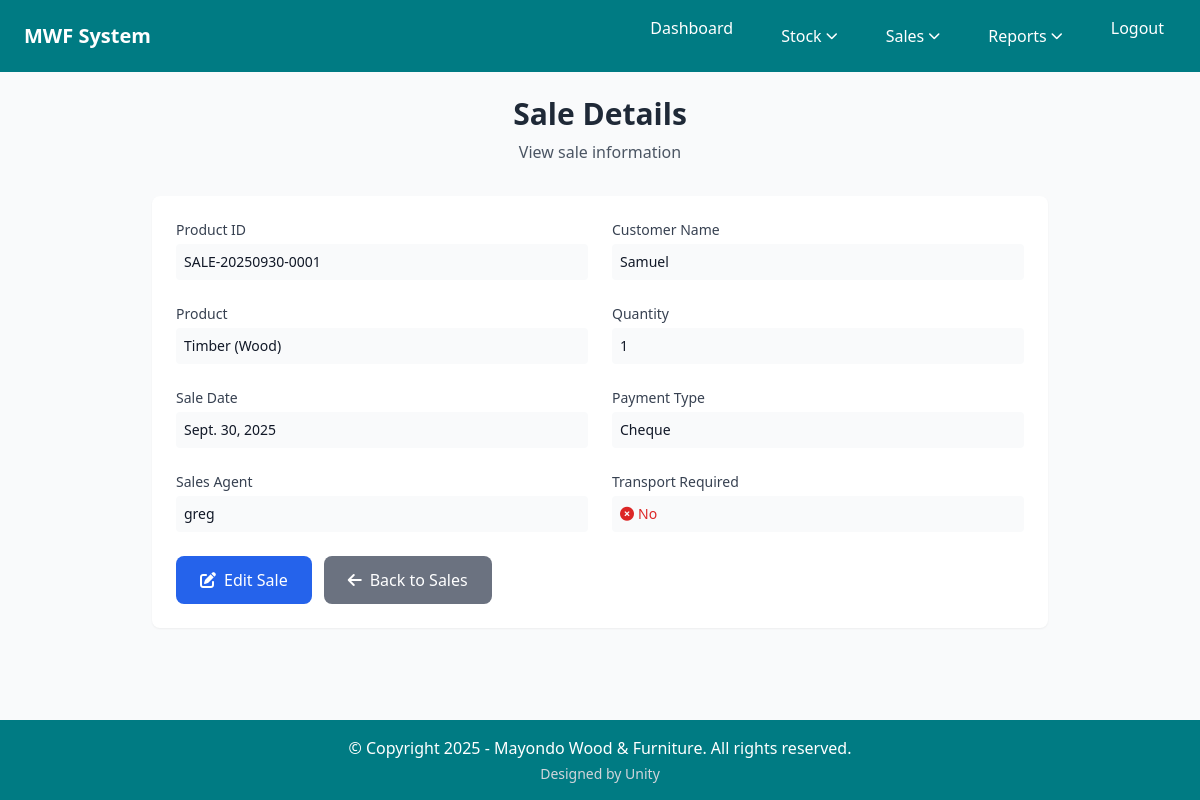
/view/31/ (signed in), run on an earlier commit of the app's database.
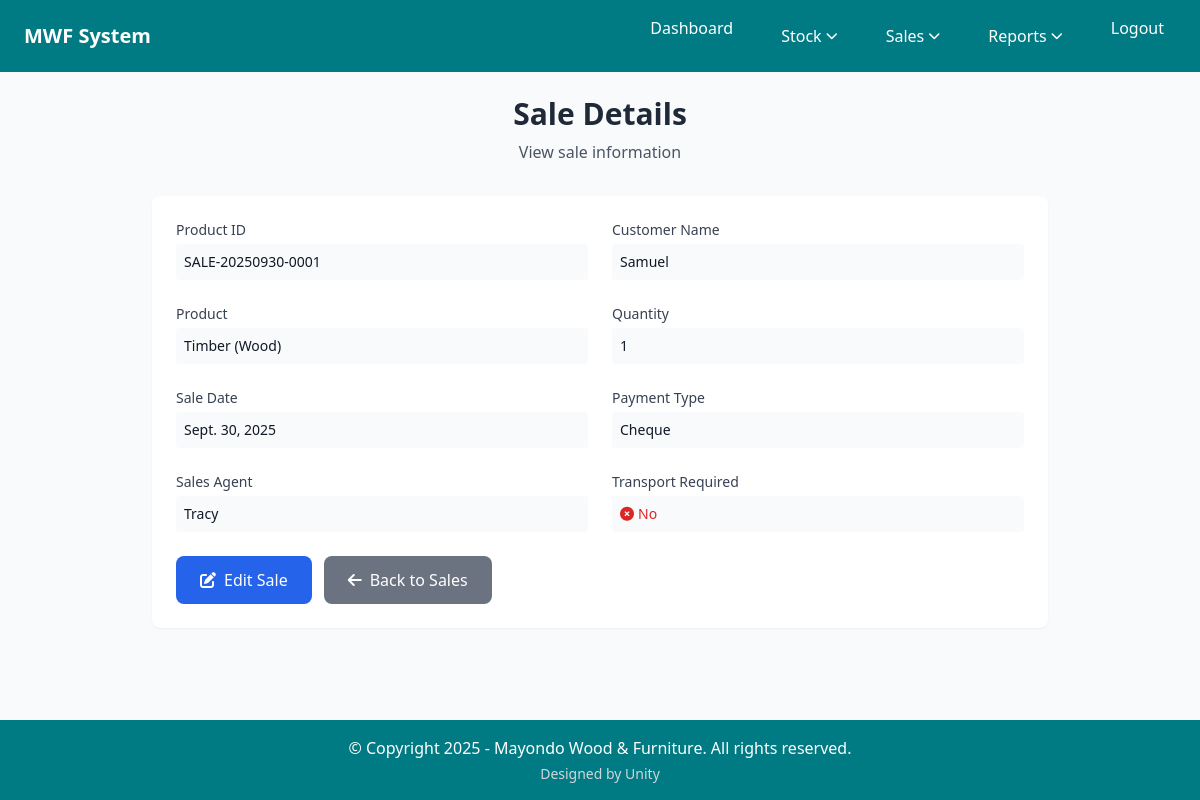
And on a later commit of the database.
### home/models.py (models this page shows, shortened)
class Sale(models.Model):
    CUSTOMER_CHOICES = [('Timber', 'Timber'), ('Sofa', 'Sofa'),('Tables','Tables'),('Cupboards','Cupboards'),('Drawer','Drawer'),('Poles','Poles')]
    PRODUCT_TYPE_CHOICES = [('Wood', 'Wood'), ('Furniture', 'Furniture')]
    PAYMENT_CHOICES = [('Cash', 'Cash'), ('Cheque','Cheque'), ('Bank Overdraft','Bank Overdraft')]
    product_id = models.CharField(max_length=50, blank=True, unique=True)
    product_ref = models.ForeignKey(Product, on_delete=models.PROTECT, null=True, blank=True,
                                   help_text="Select product from catalog")
    customer_name = models.CharField(max_length=100)
    product_name = models.TextField(choices = CUSTOMER_CHOICES, null=True, blank=True)
    product_type = models.CharField(max_length=20, choices=PRODUCT_TYPE_CHOICES, null=True, blank=True)
    quantity = models.IntegerField()  # Number of items sold
    date = models.DateField(null=False)  # When the sale occurred
    payment_type = models.TextField(choices = PAYMENT_CHOICES)  # How customer paid
    sales_agent = models.CharField(max_length=50)  # Employee who made the sale
    transport_required = models.BooleanField(default=False)  # Delivery needed (checkbox)

### home/views.py (the view)
# urls.py: path('view/<str:product_id>/', viewSingleSale, name='view_sale'),     # View individual sale
@login_required
@user_passes_test(is_employee_or_manager)
def viewSingleSale(request, product_id):
    sale = get_object_or_404(Sale, id=product_id)
    context = {'sale': sale}  # Simple and clean - no form needed!
    return render(request, 'view_sale.html', context)

### home/context_processors.py (called while the page is built)
def user_roles(request):
    context = {
        'is_manager': False,
        'is_employee': False,
    }
    if request.user.is_authenticated:
        context['is_manager'] = request.user.groups.filter(name="Manager").exists()
        context['is_employee'] = request.user.groups.filter(name="Employee").exists()
    return context

### home/views.py (called while the page is built)
def is_employee_or_manager(user):
    return user.is_authenticated and user.groups.filter(name__in=['Manager', 'Employee']).exists()

### home/templates/view_sale.html (shortened to what this page needs)
{% extends 'base.html' %}
{% load crispy_forms_tags %}
{% block content %}
    <div class="max-w-4xl mx-auto">
        <div class="text-center mb-8">
            <h1 class="text-3xl font-bold text-gray-800">Sale Details</h1>
            <p class="text-gray-600 mt-2">View sale information</p>
        </div>
        <div class="bg-white p-6 rounded-lg shadow-sm">
            <div class="grid grid-cols-1 md:grid-cols-2 gap-6">
                <div>
                    <label class="block text-sm font-medium text-gray-700">Product ID</label>
                    <p class="mt-1 text-sm text-gray-900 bg-gray-50 p-2 rounded">{{ sale.product_id }}</p>
                </div>
                <div>
                    <label class="block text-sm font-medium text-gray-700">Customer Name</label>
                    <p class="mt-1 text-sm text-gray-900 bg-gray-50 p-2 rounded">{{ sale.customer_name }}</p>
                </div>
                <div>
                    <label class="block text-sm font-medium text-gray-700">Product</label>
                    <p class="mt-1 text-sm text-gray-900 bg-gray-50 p-2 rounded">
                        {% if sale.product_ref %}
                            {{ sale.product_ref }}
                        {% else %}
                            {{ sale.product_name }} ({{ sale.product_type }})
                        {% endif %}
                    </p>
                </div>
                <div>
                    <label class="block text-sm font-medium text-gray-700">Quantity</label>
                    <p class="mt-1 text-sm text-gray-900 bg-gray-50 p-2 rounded">{{ sale.quantity }}</p>
                </div>
                <div>
                    <label class="block text-sm font-medium text-gray-700">Sale Date</label>
                    <p class="mt-1 text-sm text-gray-900 bg-gray-50 p-2 rounded">{{ sale.date }}</p>
                </div>
                <div>
                    <label class="block text-sm font-medium text-gray-700">Payment Type</label>
                    <p class="mt-1 text-sm text-gray-900 bg-gray-50 p-2 rounded">{{ sale.payment_type }}</p>
                </div>
                <div>
                    <label class="block text-sm font-medium text-gray-700">Sales Agent</label>
                    <p class="mt-1 text-sm text-gray-900 bg-gray-50 p-2 rounded">{{ sale.sales_agent }}</p>
                </div>
                <div>
                    <label class="block text-sm font-medium text-gray-700">Transport Required</label>
                    <p class="mt-1 text-sm text-gray-900 bg-gray-50 p-2 rounded">
                        {% if sale.transport_required %}
                            <span class="text-green-600"><i class="fas fa-check-circle mr-1"></i>Yes</span>
                        {% else %}
                            <span class="text-red-600"><i class="fas fa-times-circle mr-1"></i>No</span>
                        {% endif %}
                    </p>
                </div>
            </div>
            <div class="mt-6 flex space-x-3">
                <a href="/editSale/{{ sale.id }}" class="btn bg-blue-600 text-white px-6 py-3 rounded-lg hover:bg-blue-700 transition-colors">
                    <i class="fas fa-edit mr-2"></i>Edit Sale
                </a>
                <a href="/saleRecord/" class="btn bg-gray-500 text-white px-6 py-3 rounded-lg hover:bg-gray-600 transition-colors">
                    <i class="fas fa-arrow-left mr-2"></i>Back to Sales
                </a>
            </div>
        </div>
    </div>
{% endblock %}

What changed in the data, as far as the page shows it:
changed Sale "SALE-20250930-0001": sales_agent "greg" → "Tracy"
